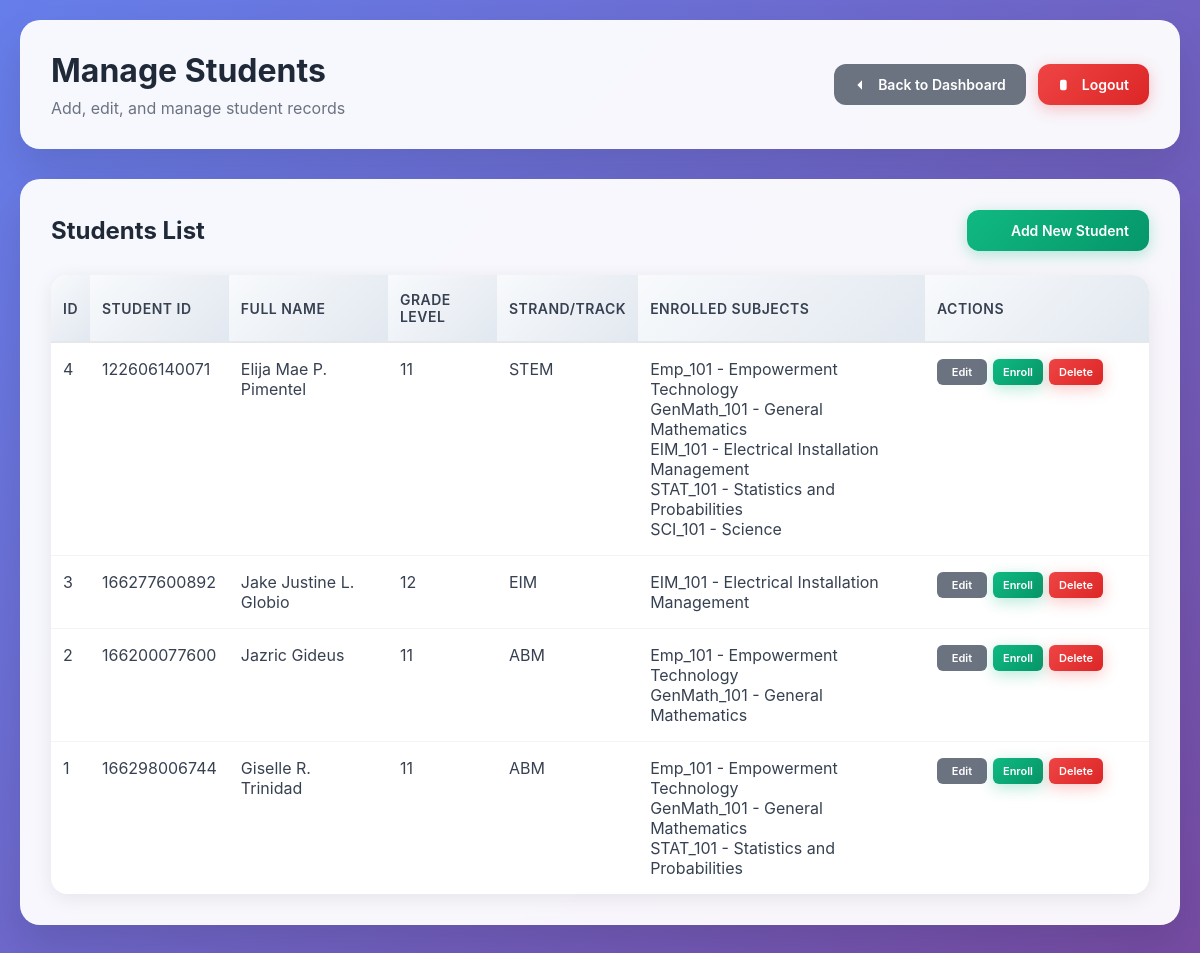
/admin/students.php (signed in), run on the app's committed database.
### tables this page shows
CREATE TABLE IF NOT EXISTS `students` (
  `id` int(11) NOT NULL AUTO_INCREMENT,
  `student_id` varchar(50) NOT NULL,
  `password` varchar(255) NOT NULL,
  `full_name` varchar(150) NOT NULL,
  `grade_level` varchar(20) DEFAULT NULL,
  `strand_track` varchar(100) DEFAULT NULL,
  PRIMARY KEY (`id`),
  UNIQUE KEY `student_id` (`student_id`)
);

### admin/students.php (the view, shortened to what this page needs)
<?php
require_once '../config.php';
$action = isset($_GET['action']) ? $_GET['action'] : 'list';
?>
<!doctype html>
<html>
<head>
</head>
<body>
<div class="container">
  <div class="header">
    <div class="header-content">
      <div>
        <h1 class="page-title">Manage Students</h1>
        <p class="page-subtitle">Add, edit, and manage student records</p>
      </div>
      <div class="header-actions">
        <a class="button secondary" href="dashboard.php">
          <svg width="16" height="16" viewBox="0 0 24 24" fill="currentColor">
            <path d="M19 12H5m7-7l-7 7 7 7"/>
          </svg>
          Back to Dashboard
        </a>
        <a class="button danger" href="../logout.php">
          <svg width="16" height="16" viewBox="0 0 24 24" fill="currentColor">
            <path d="M17 16l4-4m0 0l-4-4m4 4H7m6 4v1a3 3 0 01-3 3H6a3 3 0 01-3-3V7a3 3 0 013-3h4a3 3 0 013 3v1"/>
          </svg>
          Logout
        </a>
      </div>
    </div>
  </div>
  <?php if ($action === 'list'): ?>
    <div class="content-card">
      <div style="display: flex; justify-content: space-between; align-items: center; margin-bottom: 24px;">
        <h2 style="margin: 0; color: #1f2937; font-size: 24px;">Students List</h2>
        <a class="button primary" href="students.php?action=addform">
          <svg width="16" height="16" viewBox="0 0 24 24" fill="currentColor">
            <path d="M12 4v16m8-8H4"/>
          </svg>
          Add New Student
        </a>
      </div>
      <div class="table-container">
        <table class="table">
          <thead>
            <tr>
              <th>ID</th>
              <th>Student ID</th>
              <th>Full Name</th>
              <th>Grade Level</th>
              <th>Strand/Track</th>
              <th>Enrolled Subjects</th>
              <th>Actions</th>
            </tr>
          </thead>
          <tbody>
            <?php
            try {
              $res = $mysqli->query("SELECT * FROM students ORDER BY id DESC");
              if ($res) {
                while ($row = $res->fetch_assoc()):
                  $sid = $row['id'];
                  $subs = $mysqli->query("SELECT s.subject_code, s.title FROM enrollments e JOIN subjects s ON e.subject_id_fk=s.id WHERE e.student_id_fk=$sid");
                  $subjects = [];
                  if ($subs) {
                    while ($s = $subs->fetch_assoc()) {
                      $subjects[] = $s['subject_code'] . " - " . $s['title'];
                    }
                  }
            ?>
            <tr>
              <td><?= htmlspecialchars($row['id']) ?></td>
              <td><?= htmlspecialchars($row['student_id']) ?></td>
              <td><?= htmlspecialchars($row['full_name']) ?></td>
              <td><?= htmlspecialchars($row['grade_level']) ?></td>
              <td><?= htmlspecialchars($row['strand_track']) ?></td>
              <td>
                <?php if (!empty($subjects)): ?>
                  <?= implode("<br>", array_map('htmlspecialchars', $subjects)) ?>
                <?php else: ?>
                  <span style="color: #6b7280; font-style: italic;">No subjects enrolled</span>
                <?php endif; ?>
              </td>
              <td>
                <div class="action-buttons">
                  <a class="button secondary" href="students.php?action=editform&id=<?= $row['id'] ?>">Edit</a>
                  <a class="button primary" href="students.php?action=enrollform&id=<?= $row['id'] ?>">Enroll</a>
                  <a class="button danger" href="students.php?action=delete&id=<?= $row['id'] ?>" onclick="return confirm('Are you sure you want to delete this student?')">Delete</a>
                </div>
              </td>
            </tr>
            <?php
                endwhile;
              } else {
                echo '<tr><td colspan="7" style="text-align: center; color: #6b7280; padding: 40px;">No students found or database error occurred.</td></tr>';
              }
            } catch (Exception $e) {
              echo '<tr><td colspan="7" style="text-align: center; color: #ef4444; padding: 40px;">Error loading students: ' . htmlspecialchars($e->getMessage()) . '</td></tr>';
            }
            ?>
          </tbody>
        </table>
      </div>
    </div>
  <?php endif; ?>
</div>
</body>
</html>

### admin/students.php (style rules this page uses)
* { margin: 0; padding: 0; box-sizing: border-box; }
body { font-family: -apple-system, BlinkMacSystemFont, 'Segoe UI', Roboto, sans-serif; background: linear-gradient(135deg, #667eea 0%, #764ba2 100%); min-height: 100vh; color: #1f2937; }
.container { max-width: 1200px; margin: 0 auto; padding: 20px; }
.header { background: rgba(255, 255, 255, 0.95); backdrop-filter: blur(10px); border-radius: 20px; padding: 30px; margin-bottom: 30px; box-shadow: 0 20px 40px rgba(0, 0, 0, 0.1); border: 1px solid rgba(255, 255, 255, 0.2); }
.header-content { display: flex; justify-content: space-between; align-items: center; flex-wrap: wrap; gap: 20px; }
.page-title { font-size: 32px; font-weight: 700; color: #1f2937; margin-bottom: 8px; }
.page-subtitle { color: #6b7280; font-size: 16px; }
.header-actions { display: flex; gap: 12px; align-items: center; }
.button { display: inline-flex; align-items: center; justify-content: center; padding: 12px 20px; border-radius: 12px; font-weight: 600; text-decoration: none; border: none; cursor: pointer; transition: all 0.3s ease; font-size: 14px; gap: 8px; }
.button.primary { background: linear-gradient(135deg, #10b981, #059669); color: white; box-shadow: 0 4px 15px rgba(16, 185, 129, 0.3); }
.button.secondary { background: #6b7280; color: white; }
.button.danger { background: linear-gradient(135deg, #ef4444, #dc2626); color: white; box-shadow: 0 4px 15px rgba(239, 68, 68, 0.3); }
.content-card { background: rgba(255, 255, 255, 0.95); backdrop-filter: blur(10px); border-radius: 20px; padding: 30px; box-shadow: 0 20px 40px rgba(0, 0, 0, 0.1); border: 1px solid rgba(255, 255, 255, 0.2); margin-bottom: 30px; }
.table-container { overflow-x: auto; border-radius: 16px; box-shadow: 0 4px 20px rgba(0, 0, 0, 0.08); }
.table { width: 100%; border-collapse: collapse; background: white; border-radius: 16px; overflow: hidden; }
.table th { background: linear-gradient(135deg, #f8fafc, #e2e8f0); color: #374151; font-weight: 600; padding: 16px 12px; text-align: left; border-bottom: 2px solid #e5e7eb; font-size: 14px; text-transform: uppercase; letter-spacing: 0.5px; }
.table td { padding: 16px 12px; border-bottom: 1px solid #f3f4f6; color: #374151; vertical-align: top; }
.table tr:last-child td { border-bottom: none; }
.action-buttons { display: flex; gap: 6px; flex-wrap: nowrap; align-items: center; justify-content: flex-start; min-width: 200px; }
.action-buttons .button { padding: 6px 10px; font-size: 11px; border-radius: 6px; white-space: nowrap; flex-shrink: 0; min-width: 50px; text-align: center; }

### data on the page
students: id "4", student "122606140071", full_name "Elija Mae P. Pimentel", grade_level "11", strand_track "STEM", subjects "Emp_101 - Empowerment Technology GenMath_101 - General Mathematics EIM_101 - Electrical Installation Management STAT_101 - Statistics and Probabilities SCI_101 - Science"
students: id "3", student "166277600892", full_name "Jake Justine L. Globio", grade_level "12", strand_track "EIM", subjects "EIM_101 - Electrical Installation Management"
students: id "2", student "166200077600", full_name "Jazric Gideus", grade_level "11", strand_track "ABM", subjects "Emp_101 - Empowerment Technology GenMath_101 - General Mathematics"
students: id "1", student "166298006744", full_name "Giselle R. Trinidad", grade_level "11", strand_track "ABM", subjects "Emp_101 - Empowerment Technology GenMath_101 - General Mathematics STAT_101 - Statistics and Probabilities"
